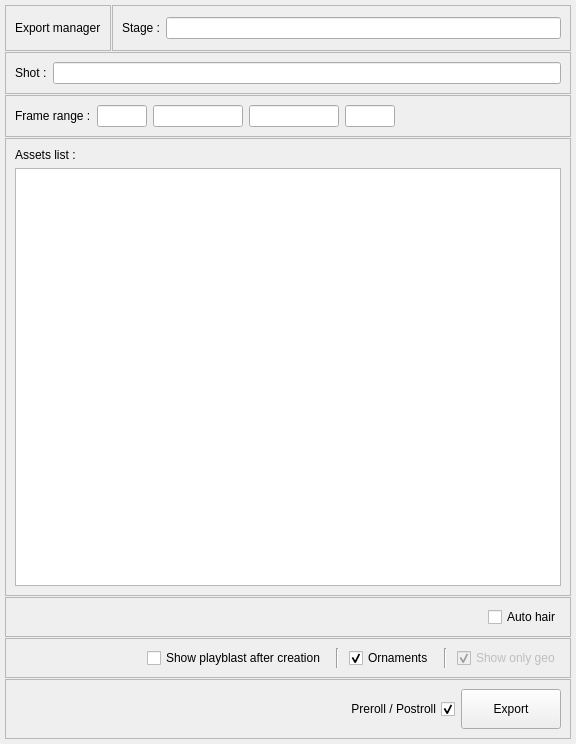
<?xml version="1.0" encoding="UTF-8"?>
<ui version="4.0">
 <class>Form</class>
 <widget class="QWidget" name="Form">
  <property name="geometry">
   <rect>
    <x>0</x>
    <y>0</y>
    <width>576</width>
    <height>744</height>
   </rect>
  </property>
  <property name="windowTitle">
   <string>Form</string>
  </property>
  <layout class="QVBoxLayout" name="verticalLayout">
   <property name="spacing">
    <number>1</number>
   </property>
   <property name="leftMargin">
    <number>5</number>
   </property>
   <property name="topMargin">
    <number>5</number>
   </property>
   <property name="rightMargin">
    <number>5</number>
   </property>
   <property name="bottomMargin">
    <number>5</number>
   </property>
   <item>
    <layout class="QHBoxLayout" name="horizontalLayout_2">
     <property name="spacing">
      <number>1</number>
     </property>
     <item>
      <widget class="QFrame" name="frame">
       <property name="sizePolicy">
        <sizepolicy hsizetype="Preferred" vsizetype="Fixed">
         <horstretch>0</horstretch>
         <verstretch>0</verstretch>
        </sizepolicy>
       </property>
       <property name="minimumSize">
        <size>
         <width>0</width>
         <height>46</height>
        </size>
       </property>
       <property name="maximumSize">
        <size>
         <width>16777215</width>
         <height>46</height>
        </size>
       </property>
       <property name="frameShape">
        <enum>QFrame::StyledPanel</enum>
       </property>
       <property name="frameShadow">
        <enum>QFrame::Raised</enum>
       </property>
       <layout class="QHBoxLayout" name="horizontalLayout">
        <item>
         <widget class="QLabel" name="label">
          <property name="sizePolicy">
           <sizepolicy hsizetype="Preferred" vsizetype="Fixed">
            <horstretch>0</horstretch>
            <verstretch>0</verstretch>
           </sizepolicy>
          </property>
          <property name="text">
           <string>Export manager</string>
          </property>
         </widget>
        </item>
       </layout>
      </widget>
     </item>
     <item>
      <widget class="QFrame" name="frame_3">
       <property name="sizePolicy">
        <sizepolicy hsizetype="Preferred" vsizetype="Fixed">
         <horstretch>0</horstretch>
         <verstretch>0</verstretch>
        </sizepolicy>
       </property>
       <property name="minimumSize">
        <size>
         <width>0</width>
         <height>46</height>
        </size>
       </property>
       <property name="maximumSize">
        <size>
         <width>16777215</width>
         <height>46</height>
        </size>
       </property>
       <property name="frameShape">
        <enum>QFrame::StyledPanel</enum>
       </property>
       <property name="frameShadow">
        <enum>QFrame::Raised</enum>
       </property>
       <layout class="QHBoxLayout" name="horizontalLayout_3">
        <item>
         <widget class="QLabel" name="label_2">
          <property name="text">
           <string>Stage :</string>
          </property>
         </widget>
        </item>
        <item>
         <widget class="QLineEdit" name="export_ma_stage_lineEdit">
          <property name="readOnly">
           <bool>true</bool>
          </property>
         </widget>
        </item>
       </layout>
      </widget>
     </item>
    </layout>
   </item>
   <item>
    <widget class="QFrame" name="frame_5">
     <property name="frameShape">
      <enum>QFrame::StyledPanel</enum>
     </property>
     <property name="frameShadow">
      <enum>QFrame::Raised</enum>
     </property>
     <layout class="QHBoxLayout" name="horizontalLayout_6">
      <item>
       <widget class="QLabel" name="label_3">
        <property name="text">
         <string>Shot :</string>
        </property>
       </widget>
      </item>
      <item>
       <widget class="QLineEdit" name="export_ma_sequence_lineEdit">
        <property name="readOnly">
         <bool>true</bool>
        </property>
       </widget>
      </item>
     </layout>
    </widget>
   </item>
   <item>
    <widget class="QFrame" name="frame_6">
     <property name="frameShape">
      <enum>QFrame::StyledPanel</enum>
     </property>
     <property name="frameShadow">
      <enum>QFrame::Raised</enum>
     </property>
     <layout class="QHBoxLayout" name="horizontalLayout_7">
      <item>
       <widget class="QLabel" name="label_4">
        <property name="text">
         <string>Frame range :</string>
        </property>
       </widget>
      </item>
      <item>
       <widget class="QLineEdit" name="export_m_preroll_lineEdit">
        <property name="maximumSize">
         <size>
          <width>50</width>
          <height>16777215</height>
         </size>
        </property>
        <property name="readOnly">
         <bool>true</bool>
        </property>
       </widget>
      </item>
      <item>
       <widget class="QLineEdit" name="export_ma_in_frange_lineEdit">
        <property name="sizePolicy">
         <sizepolicy hsizetype="Fixed" vsizetype="Fixed">
          <horstretch>0</horstretch>
          <verstretch>0</verstretch>
         </sizepolicy>
        </property>
        <property name="maximumSize">
         <size>
          <width>90</width>
          <height>16777215</height>
         </size>
        </property>
        <property name="readOnly">
         <bool>false</bool>
        </property>
       </widget>
      </item>
      <item>
       <widget class="QLineEdit" name="export_ma_out_frange_lineEdit">
        <property name="sizePolicy">
         <sizepolicy hsizetype="Fixed" vsizetype="Fixed">
          <horstretch>0</horstretch>
          <verstretch>0</verstretch>
         </sizepolicy>
        </property>
        <property name="maximumSize">
         <size>
          <width>90</width>
          <height>16777215</height>
         </size>
        </property>
       </widget>
      </item>
      <item>
       <widget class="QLineEdit" name="export_m_postroll_lineEdit">
        <property name="maximumSize">
         <size>
          <width>50</width>
          <height>16777215</height>
         </size>
        </property>
        <property name="readOnly">
         <bool>true</bool>
        </property>
       </widget>
      </item>
      <item>
       <spacer name="horizontalSpacer_3">
        <property name="orientation">
         <enum>Qt::Horizontal</enum>
        </property>
        <property name="sizeHint" stdset="0">
         <size>
          <width>40</width>
          <height>20</height>
         </size>
        </property>
       </spacer>
      </item>
     </layout>
    </widget>
   </item>
   <item>
    <widget class="QFrame" name="frame_2">
     <property name="sizePolicy">
      <sizepolicy hsizetype="Preferred" vsizetype="Expanding">
       <horstretch>0</horstretch>
       <verstretch>0</verstretch>
      </sizepolicy>
     </property>
     <property name="frameShape">
      <enum>QFrame::StyledPanel</enum>
     </property>
     <property name="frameShadow">
      <enum>QFrame::Raised</enum>
     </property>
     <layout class="QVBoxLayout" name="verticalLayout_2">
      <item>
       <widget class="QLabel" name="label_6">
        <property name="text">
         <string>Assets list :</string>
        </property>
       </widget>
      </item>
      <item>
       <widget class="QListWidget" name="export_ma_assets_listWidget">
        <property name="selectionMode">
         <enum>QAbstractItemView::ContiguousSelection</enum>
        </property>
        <property name="iconSize">
         <size>
          <width>12</width>
          <height>12</height>
         </size>
        </property>
        <property name="viewMode">
         <enum>QListView::ListMode</enum>
        </property>
       </widget>
      </item>
     </layout>
    </widget>
   </item>
   <item>
    <widget class="QFrame" name="export_options_frame">
     <property name="frameShape">
      <enum>QFrame::StyledPanel</enum>
     </property>
     <property name="frameShadow">
      <enum>QFrame::Raised</enum>
     </property>
     <layout class="QVBoxLayout" name="verticalLayout_4">
      <item>
       <layout class="QHBoxLayout" name="horizontalLayout_4">
        <item>
         <spacer name="horizontalSpacer_4">
          <property name="orientation">
           <enum>Qt::Horizontal</enum>
          </property>
          <property name="sizeHint" stdset="0">
           <size>
            <width>40</width>
            <height>20</height>
           </size>
          </property>
         </spacer>
        </item>
        <item>
         <widget class="QCheckBox" name="export_auto_hair_checkBox">
          <property name="text">
           <string>Auto hair</string>
          </property>
         </widget>
        </item>
       </layout>
      </item>
     </layout>
    </widget>
   </item>
   <item>
    <widget class="QFrame" name="playblast_options_frame">
     <property name="frameShape">
      <enum>QFrame::StyledPanel</enum>
     </property>
     <property name="frameShadow">
      <enum>QFrame::Raised</enum>
     </property>
     <layout class="QVBoxLayout" name="verticalLayout_3">
      <property name="spacing">
       <number>12</number>
      </property>
      <item>
       <layout class="QHBoxLayout" name="horizontalLayout_8">
        <property name="spacing">
         <number>10</number>
        </property>
        <item>
         <spacer name="horizontalSpacer_2">
          <property name="orientation">
           <enum>Qt::Horizontal</enum>
          </property>
          <property name="sizeHint" stdset="0">
           <size>
            <width>40</width>
            <height>20</height>
           </size>
          </property>
         </spacer>
        </item>
        <item>
         <widget class="QCheckBox" name="playblast_show_checkBox">
          <property name="text">
           <string>Show playblast after creation</string>
          </property>
         </widget>
        </item>
        <item>
         <widget class="Line" name="line_2">
          <property name="orientation">
           <enum>Qt::Vertical</enum>
          </property>
         </widget>
        </item>
        <item>
         <widget class="QCheckBox" name="playblast_ornaments_checkBox">
          <property name="text">
           <string>Ornaments</string>
          </property>
          <property name="checked">
           <bool>true</bool>
          </property>
         </widget>
        </item>
        <item>
         <widget class="Line" name="line">
          <property name="orientation">
           <enum>Qt::Vertical</enum>
          </property>
         </widget>
        </item>
        <item>
         <widget class="QCheckBox" name="playblast_only_geo_checkBox">
          <property name="enabled">
           <bool>false</bool>
          </property>
          <property name="text">
           <string>Show only geo</string>
          </property>
          <property name="checked">
           <bool>true</bool>
          </property>
         </widget>
        </item>
       </layout>
      </item>
     </layout>
    </widget>
   </item>
   <item>
    <widget class="QFrame" name="frame_4">
     <property name="frameShape">
      <enum>QFrame::StyledPanel</enum>
     </property>
     <property name="frameShadow">
      <enum>QFrame::Raised</enum>
     </property>
     <layout class="QHBoxLayout" name="horizontalLayout_5">
      <item>
       <spacer name="horizontalSpacer">
        <property name="orientation">
         <enum>Qt::Horizontal</enum>
        </property>
        <property name="sizeHint" stdset="0">
         <size>
          <width>40</width>
          <height>20</height>
         </size>
        </property>
       </spacer>
      </item>
      <item>
       <widget class="QCheckBox" name="preroll_postroll_checkBox">
        <property name="layoutDirection">
         <enum>Qt::RightToLeft</enum>
        </property>
        <property name="text">
         <string>Preroll / Postroll</string>
        </property>
        <property name="checked">
         <bool>true</bool>
        </property>
       </widget>
      </item>
      <item>
       <widget class="QPushButton" name="export_ma_export_pushButton">
        <property name="minimumSize">
         <size>
          <width>100</width>
          <height>40</height>
         </size>
        </property>
        <property name="maximumSize">
         <size>
          <width>100</width>
          <height>40</height>
         </size>
        </property>
        <property name="text">
         <string>Export</string>
        </property>
       </widget>
      </item>
     </layout>
    </widget>
   </item>
  </layout>
 </widget>
 <resources/>
 <connections/>
</ui>
